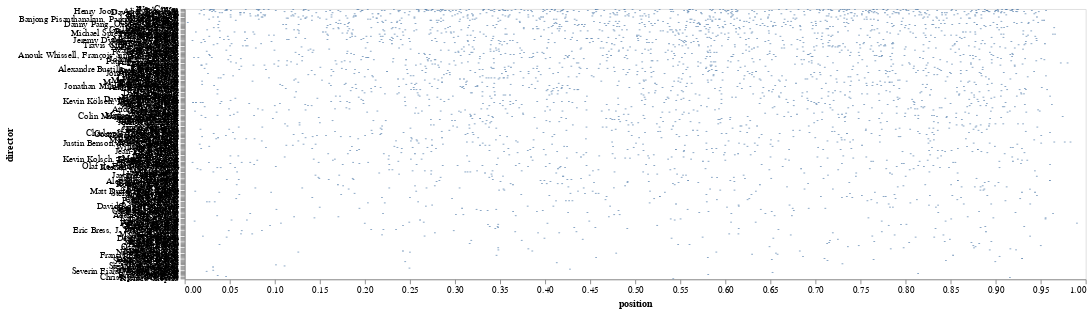

Source (notebook cell):
### Code cell
alt.Chart(df_ts, width=1000).mark_tick(thickness=2, opacity=0.8).encode(
    x=alt.X('position:Q', axis=alt.Axis(grid=False)),
    y=alt.Y('director:N', sort=alt.EncodingSortField(op='count', order='descending'))
#     y=alt.Y('director:N', sort=alt.EncodingSortField(field='jump_scare_rating', op='mean', order='descending'))
)

### Figure 1 — Vega-Lite specification as saved in the notebook (floating-point values rounded to 4 significant figures; data arrays with more than 128 entries replaced by an {"elided": "..."} marker saying what was removed)
{"$schema": "https://vega.github.io/schema/vega-lite/v3.4.0.json", "config": {"mark": {"tooltip": null}, "view": {"height": 300, "width": 400}}, "data": {"name": "data-9ca2d2629a91304c1c3cb0d7841288da"}, "datasets": {"data-9ca2d2629a91304c1c3cb0d7841288da": {"elided": "3075 records"}}, "encoding": {"x": {"axis": {"grid": false}, "field": "position", "type": "quantitative"}, "y": {"field": "director", "sort": {"op": "count", "order": "descending"}, "type": "nominal"}}, "mark": {"opacity": 0.8, "thickness": 2, "type": "tick"}, "usermeta": {"embedOptions": {"theme": "dark"}}, "width": 1000}
